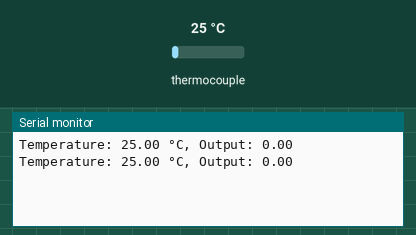
Simulated run of this sketch. Board: ESP32. Parts: the last lines printed to the serial monitor. Inputs (shaded band) come from the test bench; at power-on: thermocouple 25 °C.

Above: at 1.8 s.
1.9 s: thermocouple set to 6 °C
At 2.6 s:
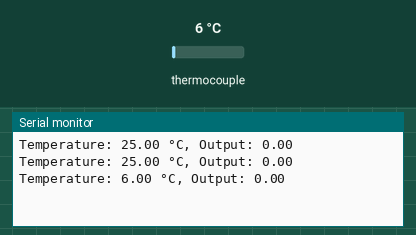
3.4 s: thermocouple set to 75 °C
At 4.8 s:
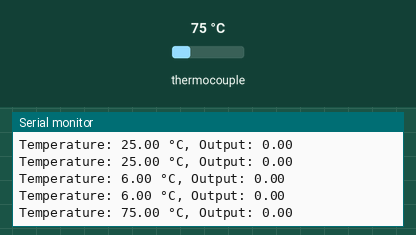
Timing chart, 0 to 6.4 s (numbered marks = the images above; inputs shaded):
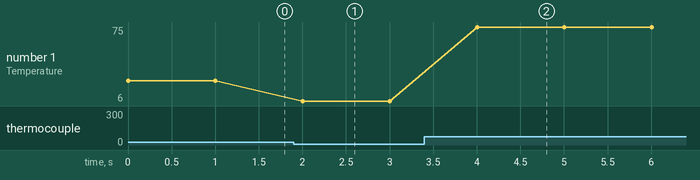

The sketch:

SecondIteration.ino
```cpp
#include <MAX6675.h>
#include <PID_v1.h>


// Pin definitions
#define SSR_PIN 9      // PWM output to SSR
#define MAX6675_CLK 13
#define MAX6675_CS 10
#define MAX6675_DO 12


// Thermocouple setup
MAX6675 thermocouple(MAX6675_CLK, MAX6675_CS, MAX6675_DO);


// PID variables
double Setpoint = 100.0;  // Target temperature (change as needed)
double Input, Output;
double Kp = 2.0, Ki = 5.0, Kd = 1.0;  // PID tuning parameters


// PID setup
PID myPID(&Input, &Output, &Setpoint, Kp, Ki, Kd, DIRECT);


void setup() {
  Serial.begin(9600);
  pinMode(SSR_PIN, OUTPUT);


  // Start PID control
  myPID.SetMode(AUTOMATIC);
  myPID.SetOutputLimits(0, 255); // Limit to PWM range
}


void loop() {
  Input = thermocouple.readCelsius(); // Read temperature
  if (Input < Setpoint - 20) {  // Full power when way below target
    analogWrite(SSR_PIN, 255);
  }
  else {
    myPID.Compute();  // Enable PID near target
  }


  analogWrite(SSR_PIN, (int)Output); // Control SSR via PWM


  // Debugging output
  Serial.print("Temperature: "); Serial.print(Input);
  Serial.print(" °C, Output: "); Serial.println(Output);


  delay(1000); // Adjust as needed
}
```

HelloWorld2.cpp
```cpp
#include <Arduino.h>
#include <LovyanGFX.hpp>

// Define your display class
class LGFX : public lgfx::LGFX_Device {
  lgfx::Panel_ST7789 _panel_instance;
  lgfx::Bus_Parallel8 _bus_instance;
  lgfx::Light_PWM _light_instance;
public:
  LGFX(void) {
    { // Bus config
      auto cfg = _bus_instance.config();
      cfg.freq_write = 20000000;
      cfg.pin_wr = 4;
      cfg.pin_rd = 2;
      cfg.pin_rs = 16;

      cfg.pin_d0 = 15;
      cfg.pin_d1 = 13;
      cfg.pin_d2 = 12;
      cfg.pin_d3 = 14;
      cfg.pin_d4 = 27;
      cfg.pin_d5 = 25;
      cfg.pin_d6 = 33;
      cfg.pin_d7 = 32;
      _bus_instance.config(cfg);
      _panel_instance.setBus(&_bus_instance);
    }

    { // Panel config
      auto cfg = _panel_instance.config();
      cfg.pin_cs = 17;
      cfg.pin_rst = -1;
      cfg.pin_busy = -1;
      cfg.memory_width = 240;
      cfg.memory_height = 320;
      cfg.panel_width = 240;
      cfg.panel_height = 320;
      cfg.offset_x = 0;
      cfg.offset_y = 0;
      cfg.offset_rotation = 0;
      cfg.dummy_read_pixel = 8;
      cfg.dummy_read_bits = 1;
      cfg.readable = true;
      cfg.invert = false;
      cfg.rgb_order = false;
      cfg.dlen_16bit = false;
      cfg.bus_shared = false;
      _panel_instance.config(cfg);
    }

    { // Backlight
      auto cfg = _light_instance.config();
      cfg.pin_bl = 0;
      cfg.invert = false;
      cfg.freq = 44100;
      cfg.pwm_channel = 7;
      _light_instance.config(cfg);
      _panel_instance.setLight(&_light_instance);
    }

    setPanel(&_panel_instance);
  }
};

LGFX tft;

void setup() {
  Serial.begin(115200);
  tft.init();
  tft.setRotation(0);
  tft.setTextSize(2);
  tft.setTextColor(TFT_WHITE, TFT_BLACK);
  tft.fillScreen(TFT_BLACK);
  tft.drawString("Hello, ESP32!", 40, 100);
}

void loop() {
  // Optional: Add animations or touch input here
}
```

Lovyan_2.8_Working_Test.cpp
```cpp
#include <Arduino.h>
#include "LGFX_Config.h"

LGFX display;

void setup() {
  Serial.begin(115200);
  display.begin();
  display.setRotation(7);
           // ← This one flips both X and Y axes
  display.invertDisplay(true);
  display.setBrightness(128);
  display.setColorDepth(16);

  display.fillScreen(TFT_BLACK);
  display.setTextColor(TFT_WHITE);
  display.setTextSize(2);
  display.drawString("Display OK", 40, 100);
  delay(3000);
  display.fillScreen(TFT_RED);
  delay(1000);
  display.fillScreen(TFT_GREEN);
  delay(1000);
  display.fillScreen(TFT_BLUE);
  delay(1000);
  display.fillScreen(TFT_BLACK);
  delay(3000);
  display.drawString("Display OK", 40, 100);

}

void loop() {
  // Nothing here yet
}
```

Measured:
- after the input at 1.9 s, the serial monitor: prints a new line after 0.10 s (image 1)
- after the input at 3.4 s, the serial monitor: prints a new line after 0.60 s (image 2)
- plotted number 1: 25 → 6 after the input at 1.9 s, 6 → 75 after the input at 3.4 s
